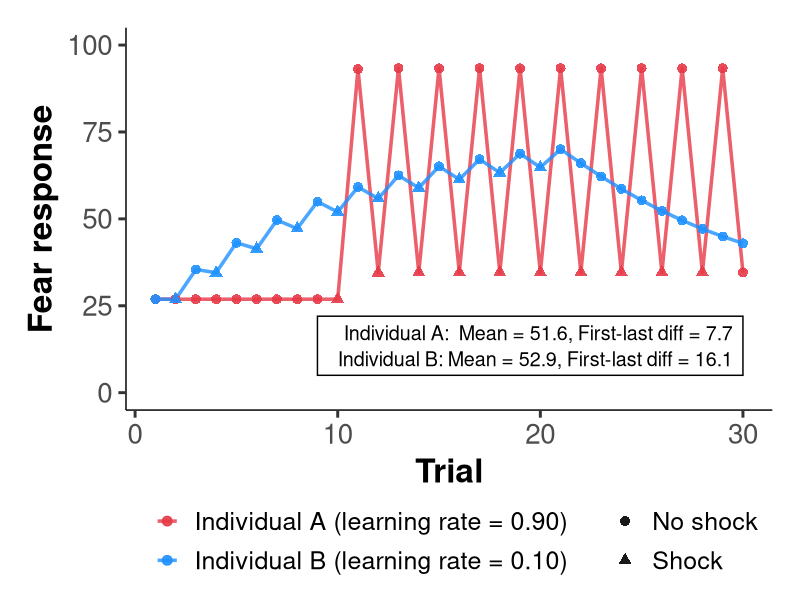
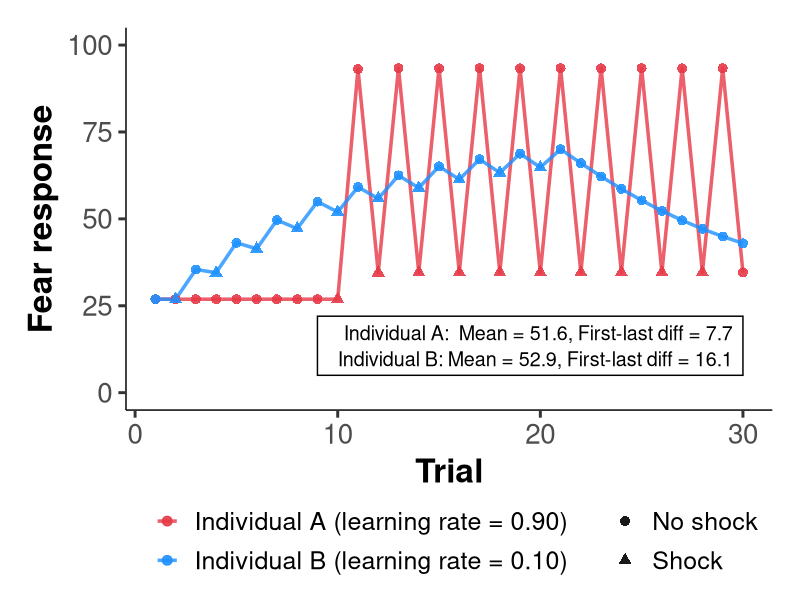
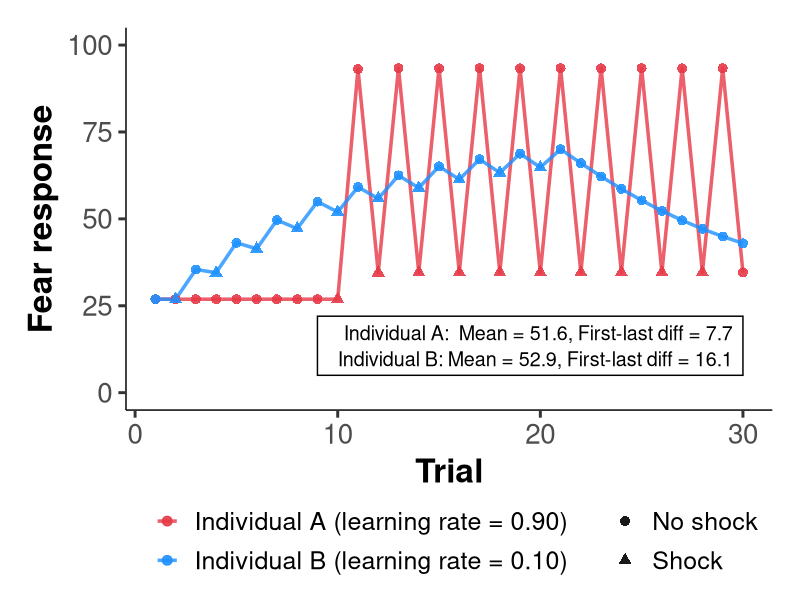
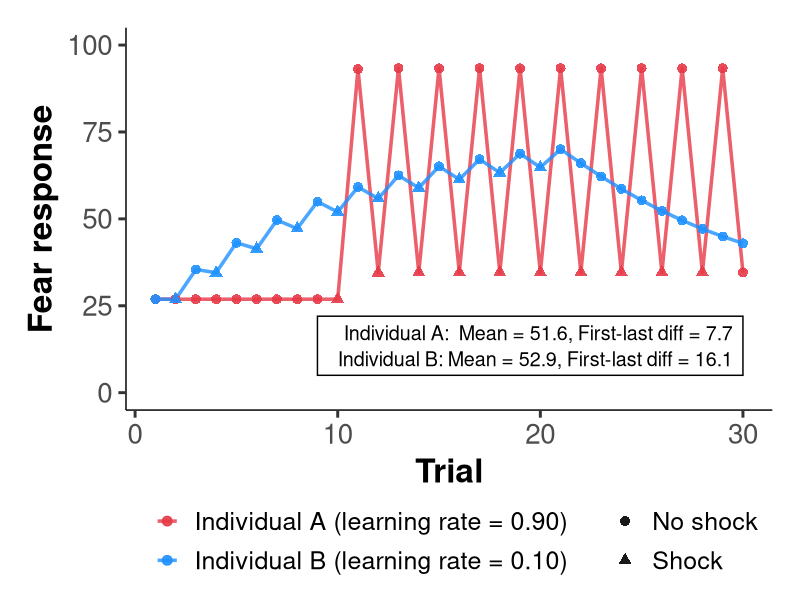

R code for these plots, in order:
# Model variance illustration
# Shows two individuals with different learning rates producing near-identical behavioral summaries

library(tidyverse)

# Set working directory
if (requireNamespace("rstudioapi", quietly = TRUE) && rstudioapi::isAvailable()) {
  script_dir <- dirname(rstudioapi::getActiveDocumentContext()$path)
  if (script_dir != "" && basename(script_dir) == "model_variance") {
    setwd(script_dir)
  }
} else if (dir.exists("model_variance")) {
  setwd("model_variance")
}

# --- Simulation Functions ---

simulate_learning_trajectory <- function(alpha, n_trials = 30, shock_trials,
                                         w0 = -1, w1 = 4, A = 0, K = 100,
                                         sigma = 5) {
  v <- 0
  responses <- numeric(n_trials)
  values <- numeric(n_trials)

  for (t in 1:n_trials) {
    theta <- A + (K - A) / (1 + exp(-(w0 + w1 * v)))
    responses[t] <- rnorm(1, theta, sigma)
    values[t] <- v

    if (t %in% shock_trials) {
      v <- v + alpha * (1 - v)
    } else {
      v <- v + alpha * (0 - v)
    }
  }

  data.frame(
    trial = 1:n_trials,
    response = responses,
    value = values,
    shock = 1:n_trials %in% shock_trials
  )
}

calculate_behavioral_indices <- function(responses) {
  n_trials <- length(responses)

  mean_resp <- mean(responses, na.rm = TRUE)

  slope_model <- lm(responses ~ seq_len(n_trials))
  slope <- coef(slope_model)[2]

  first_last_diff <- responses[n_trials] - responses[1]

  final_trial <- responses[n_trials]

  list(
    mean = mean_resp,
    slope = slope,
    first_last_diff = first_last_diff,
    final_trial = final_trial
  )
}

# --- Generate Exemplar Individuals with Different Mechanisms ---

set.seed(2025)

# Define TWO individuals with dramatically different learning rates
# Precisely engineered to match BOTH final trial response AND first-last difference
# Through careful tuning of alpha, shock timing, and number of shocks

# Individual A: VERY HIGH learning rate + MID-LATE shocks, NO shock on final trial
# - Extremely fast learner (α = 0.90)
# - Gets 10 shocks mid-late, NOT on final trial so there's extinction
# - Pattern: FLAT early → rise mid-late → DECAY on final trial
alpha_A <- 0.90
shocks_A <- c(10, 12, 14, 16, 18, 20, 22, 24, 26, 28)  # 10 shocks, mid-late, NOT on 30

# Individual B: LOW learning rate + EARLY/MID concentrated shocks
# - Slow learner (α = 0.10)
# - Gets 10 shocks concentrated early/mid session
# - Pattern: gradual rise early → PLATEAU late
alpha_B <- 0.10
shocks_B <- c(2, 4, 6, 8, 10, 12, 14, 16, 18, 20)  # 10 shocks, early-mid

# Deterministic simulation (sigma = 0): values are seed-independent and match caption
data_A <- simulate_learning_trajectory(alpha_A, shock_trials = shocks_A, sigma = 0)
data_B <- simulate_learning_trajectory(alpha_B, shock_trials = shocks_B, sigma = 0)

# Calculate behavioral indices
indices_A <- calculate_behavioral_indices(data_A$response)
indices_B <- calculate_behavioral_indices(data_B$response)

# Combine data for plotting
data_A$individual <- "A"
data_A$alpha <- alpha_A
data_A$label <- sprintf("Individual A (learning rate = %.2f)", alpha_A)

data_B$individual <- "B"
data_B$alpha <- alpha_B
data_B$label <- sprintf("Individual B (learning rate = %.2f)", alpha_B)

all_data <- rbind(data_A, data_B)

# --- Create Visualization ---

all_data$trial_type <- ifelse(all_data$shock, "Shock", "No shock")

table_text <- paste(
  sprintf("Individual A:  Mean = %.1f, First-last diff = %.1f",
          indices_A$mean, indices_A$first_last_diff),
  sprintf("Individual B: Mean = %.1f, First-last diff = %.1f",
          indices_B$mean, indices_B$first_last_diff),
  sep = "\n"
)

figure <- ggplot(all_data, aes(x = trial, y = response, color = label, group = label)) +
  # Plot trajectories as lines
  geom_line(linewidth = 1.2, alpha = 0.8) +

  # Add points with shapes: triangle for shock, circle for no shock
  geom_point(aes(shape = trial_type), size = 3, alpha = 0.9) +

  # Shape scale
  scale_shape_manual(
    values = c("Shock" = 17, "No shock" = 16),  # 17=triangle, 16=circle
    name = ""
  ) +

  # Add annotation box with background
  annotate("rect", xmin = 9, xmax = 30, ymin = 5, ymax = 22,
           fill = "white", color = "black", linewidth = 0.5, alpha = 0.9) +
  annotate("text", x = 29.5, y = 13.5, label = table_text,
           hjust = 1, vjust = 0.5, size = 5, lineheight = 1.1,
           fontface = "plain", color = "black") +

  # Color scheme (sentence case for labels) - only A and B
  scale_color_manual(
    values = setNames(
      c("#E63946", "#1E90FF"),
      c(sprintf("Individual A (learning rate = %.2f)", alpha_A),
        sprintf("Individual B (learning rate = %.2f)", alpha_B))
    ),
    name = ""
  ) +

  # Labels and theme (sentence case, white theme, no grid lines)
  labs(
    x = "Trial",
    y = "Fear response",
  ) +
  theme_classic(base_size = 22) +
  theme(
    plot.title = element_text(face = "bold", size = 26, hjust = 0.5, margin = margin(b = 15)),
    axis.title = element_text(size = 24, face = "bold"),
    axis.text = element_text(size = 20),
    axis.line = element_line(color = "black", linewidth = 0.5),
    legend.position = "bottom",
    legend.text = element_text(size = 18),
    legend.title = element_text(size = 20, face = "bold"),
    legend.box = "horizontal",
    legend.margin = margin(t = 5, b = 0),
    legend.box.spacing = unit(0.3, "cm"),
    plot.margin = margin(20, 20, 20, 20),
    panel.background = element_rect(fill = "white", color = NA),
    plot.background = element_rect(fill = "white", color = NA)
  ) +
  guides(
    color = guide_legend(order = 1, ncol = 1),
    shape = guide_legend(order = 2, ncol = 1)
  ) +
  coord_cartesian(xlim = c(1, 30), ylim = c(0, 100))

# Display figure
print(figure)

# --- Save Figure ---

figure_width <- 8
figure_height <- 6
figure_dpi <- 600

ggsave('model_variance_figure.png', figure,
       width = figure_width, height = figure_height, dpi = figure_dpi, bg = 'white')

ggsave('model_variance_figure.pdf', figure,
       width = figure_width, height = figure_height, bg = 'white', device = cairo_pdf)

ggsave('model_variance_figure.tiff', figure,
       width = figure_width, height = figure_height, dpi = figure_dpi,
       bg = 'white', compression = 'lzw')

# --- Print Summary Statistics ---

cat(sprintf('Individual A: mean=%.1f, first-last=%.1f\nIndividual B: mean=%.1f, first-last=%.1f\n',
            indices_A$mean, indices_A$first_last_diff, indices_B$mean, indices_B$first_last_diff))
